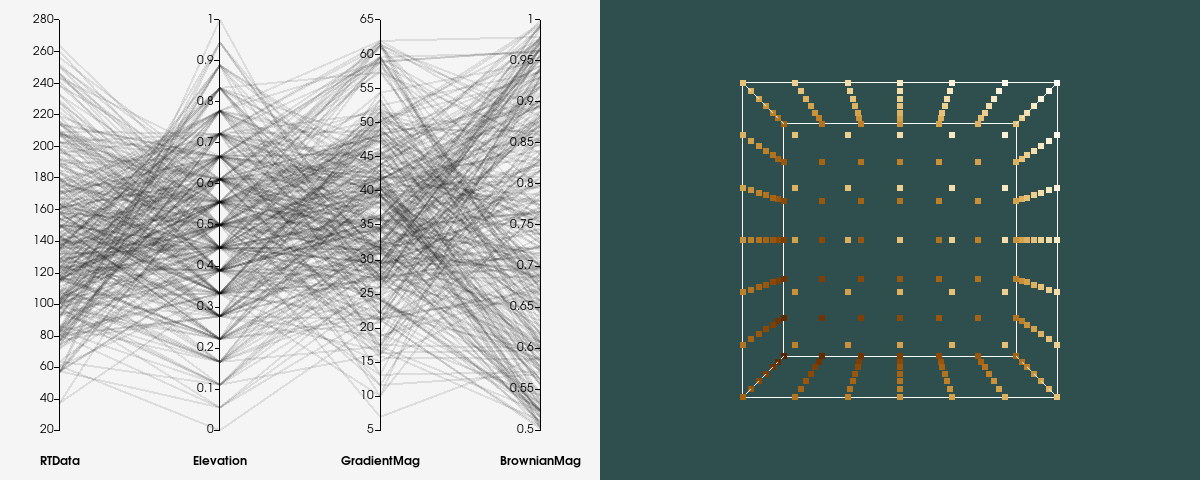

Recreate this plot in Python.
#!/usr/bin/env python

# Parallel coordinates chart linked to a 3D view via annotation-based selection.
# The left viewport shows a parallel coordinates chart of RTAnalytic data attributes.
# The right viewport shows a 3D outline of the data with selected points rendered
# inside. Select data on the chart axes to see corresponding 3D points appear.

import math

# Factory overrides: importing these modules registers the OpenGL rendering
# and interaction style implementations for vtkRenderingCore factory classes.
import vtkmodules.vtkInteractionStyle  # noqa: F401
import vtkmodules.vtkRenderingContextOpenGL2  # noqa: F401
import vtkmodules.vtkRenderingOpenGL2  # noqa: F401

# VTK pipeline classes used in this example
from vtkmodules.vtkChartsCore import vtkChartParallelCoordinates
from vtkmodules.vtkCommonCore import (
    vtkFloatArray,
    vtkLookupTable,
)
from vtkmodules.vtkCommonDataModel import vtkTable
from vtkmodules.vtkFiltersCore import vtkElevationFilter
from vtkmodules.vtkFiltersGeneral import vtkBrownianPoints
from vtkmodules.vtkFiltersModeling import vtkOutlineFilter
from vtkmodules.vtkImagingCore import vtkRTAnalyticSource
from vtkmodules.vtkImagingGeneral import vtkImageGradient
from vtkmodules.vtkRenderingContext2D import vtkContextActor
from vtkmodules.vtkRenderingCore import (
    vtkActor,
    vtkDataSetMapper,
    vtkPolyDataMapper,
    vtkRenderWindow,
    vtkRenderWindowInteractor,
    vtkRenderer,
)

# Colors (normalized RGB)
white_smoke_rgb = (0.961, 0.961, 0.961)
dark_slate_gray_rgb = (0.184, 0.310, 0.310)

# Source: generate an image data set with multiple attribute arrays
rt = vtkRTAnalyticSource()
rt.SetWholeExtent(-3, 3, -3, 3, -3, 3)

grad = vtkImageGradient()
grad.SetDimensionality(3)
grad.SetInputConnection(rt.GetOutputPort())

brown = vtkBrownianPoints()
brown.SetMinimumSpeed(0.5)
brown.SetMaximumSpeed(1.0)
brown.SetInputConnection(grad.GetOutputPort())

elev = vtkElevationFilter()
elev.SetLowPoint(-3, -3, -3)
elev.SetHighPoint(3, 3, 3)
elev.SetInputConnection(brown.GetOutputPort())
elev.Update()

# Data: extract point data arrays into a vtkTable for charting
output = elev.GetOutput()
pd = output.GetPointData()
num_pts = output.GetNumberOfPoints()

table = vtkTable()

arr_rt = vtkFloatArray()
arr_rt.SetName("RTData")
arr_rt.SetNumberOfTuples(num_pts)
src_rt = pd.GetArray("RTData")
for i in range(num_pts):
    arr_rt.SetValue(i, src_rt.GetValue(i))
table.AddColumn(arr_rt)

arr_elev = vtkFloatArray()
arr_elev.SetName("Elevation")
arr_elev.SetNumberOfTuples(num_pts)
src_elev = pd.GetArray("Elevation")
for i in range(num_pts):
    arr_elev.SetValue(i, src_elev.GetValue(i))
table.AddColumn(arr_elev)

arr_grad = vtkFloatArray()
arr_grad.SetName("GradientMag")
arr_grad.SetNumberOfTuples(num_pts)
src_grad = pd.GetArray("RTDataGradient")
for i in range(num_pts):
    gx = src_grad.GetComponent(i, 0)
    gy = src_grad.GetComponent(i, 1)
    gz = src_grad.GetComponent(i, 2)
    arr_grad.SetValue(i, math.sqrt(gx * gx + gy * gy + gz * gz))
table.AddColumn(arr_grad)

arr_brown = vtkFloatArray()
arr_brown.SetName("BrownianMag")
arr_brown.SetNumberOfTuples(num_pts)
src_brown = pd.GetArray("BrownianVectors")
for i in range(num_pts):
    bx = src_brown.GetComponent(i, 0)
    by = src_brown.GetComponent(i, 1)
    bz = src_brown.GetComponent(i, 2)
    arr_brown.SetValue(i, math.sqrt(bx * bx + by * by + bz * bz))
table.AddColumn(arr_brown)

# ---- Left viewport: parallel coordinates chart ----
chart = vtkChartParallelCoordinates()
chart.GetPlot(0).SetInputData(table)

left_context = vtkContextActor()
left_context.GetScene().AddItem(chart)

left_renderer = vtkRenderer()
left_renderer.SetBackground(white_smoke_rgb)
left_renderer.SetViewport(0.0, 0.0, 0.5, 1.0)
left_renderer.AddActor(left_context)
left_context.GetScene().SetRenderer(left_renderer)

# ---- Right viewport: 3D outline with elevation-colored points ----

# Outline of the image data bounds
outline = vtkOutlineFilter()
outline.SetInputConnection(elev.GetOutputPort())

outline_mapper = vtkPolyDataMapper()
outline_mapper.SetInputConnection(outline.GetOutputPort())

outline_actor = vtkActor()
outline_actor.SetMapper(outline_mapper)

# Lookup table: brown to white for elevation coloring
lut = vtkLookupTable()
lut.SetTableRange(0, 1)
lut.SetHueRange(0.1, 0.1)
lut.SetSaturationRange(1.0, 0.1)
lut.SetValueRange(0.4, 1.0)
lut.Build()

# Data points: show all points colored by elevation
data_mapper = vtkDataSetMapper()
data_mapper.SetInputConnection(elev.GetOutputPort())
data_mapper.SetScalarModeToUsePointFieldData()
data_mapper.SetColorModeToMapScalars()
data_mapper.ScalarVisibilityOn()
elev_range = pd.GetArray("Elevation").GetRange()
data_mapper.SetScalarRange(elev_range)
data_mapper.SetLookupTable(lut)
data_mapper.SelectColorArray("Elevation")

data_actor = vtkActor()
data_actor.SetMapper(data_mapper)
data_actor.GetProperty().SetRepresentationToPoints()
data_actor.GetProperty().SetPointSize(6)

right_renderer = vtkRenderer()
right_renderer.SetBackground(dark_slate_gray_rgb)
right_renderer.SetViewport(0.5, 0.0, 1.0, 1.0)
right_renderer.AddActor(outline_actor)
right_renderer.AddActor(data_actor)

# Window: display both viewports
render_window = vtkRenderWindow()
render_window.AddRenderer(left_renderer)
render_window.AddRenderer(right_renderer)
render_window.SetWindowName("parallel coordinates extraction")
render_window.SetMultiSamples(0)
render_window.SetSize(1200, 480)

# Scene: configure the camera
right_renderer.ResetCamera()

# Interactor: handle mouse and keyboard events
render_window_interactor = vtkRenderWindowInteractor()
render_window_interactor.SetRenderWindow(render_window)

# Launch the interactive visualization
render_window_interactor.Initialize()
render_window_interactor.Start()
